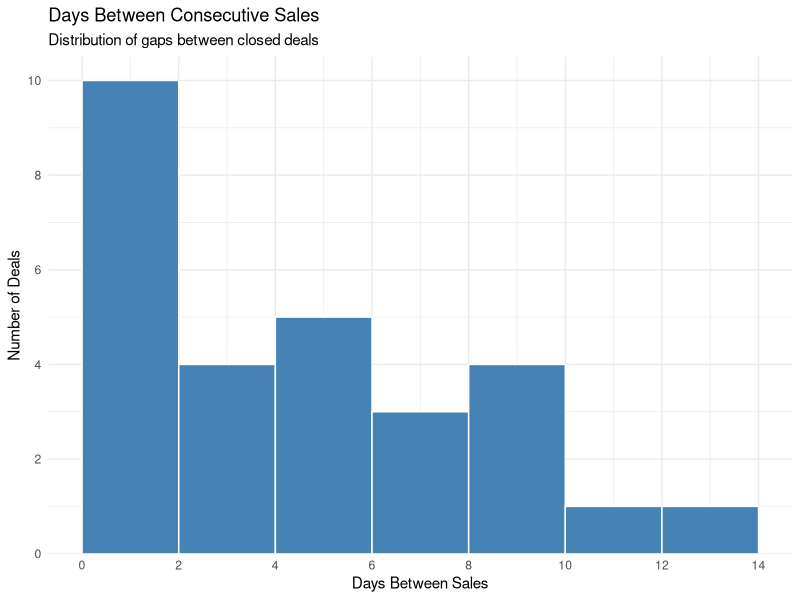
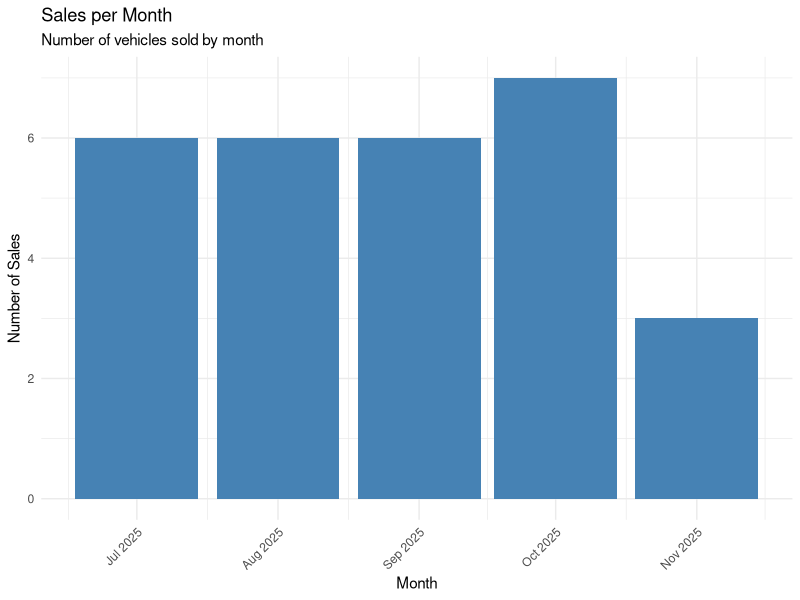

Recreate these plots in R, in order.
## ---- chunk 1
library(tidyverse)

sales <- read.csv("data/sales_data.csv")

start_date <- as.Date("2025-06-23")

sales_cadence <- sales %>%
  mutate(
    Date = as.Date(Date, format = "%m/%d/%Y"),
    prev_date = lag(Date, default = start_date),
    days_between = as.numeric(Date - prev_date)
  )

ggplot(sales_cadence, aes(x = days_between)) +
  geom_histogram(
    binwidth = 2,
    boundary = 0,
    fill = "steelblue",
    color = "white"
  ) +
  scale_x_continuous(
    breaks = seq(0, max(sales_cadence$days_between, na.rm = TRUE), by = 2)
  ) +
  scale_y_continuous(
    breaks = seq(0, 14, by = 2),
    expand = expansion(mult = c(0, 0.05))
  ) +
  labs(
    title = "Days Between Consecutive Sales",
    subtitle = "Distribution of gaps between closed deals",
    x = "Days Between Sales",
    y = "Number of Deals"
  ) +
  theme_minimal()

## ---- chunk 2
mean(sales_cadence$days_between)
## ---- chunk 3
min(sales_cadence$days_between)

sales_cadence %>%
  summarise(
    same_day_sales = sum(days_between == 0, na.rm = TRUE)
  )
## ---- chunk 4
max(sales_cadence$days_between)

sales_cadence %>%
  filter(days_between == max(days_between)) %>%
  select(Date, prev_date, days_between)
## ---- chunk 5
sales %>%
  mutate(
    Date = as.Date(Date, format = "%m/%d/%Y"),
    month = as.Date(format(Date, "%Y-%m-01"))
  ) %>%
  count(month) %>%
  ggplot(aes(x = month, y = n)) +
  geom_col(fill = "steelblue") +
  scale_x_date(date_labels = "%b %Y") +
  labs(
    title = "Sales per Month",
    subtitle = "Number of vehicles sold by month",
    x = "Month",
    y = "Number of Sales"
  ) +
  theme_minimal() +
  theme(
    axis.text.x = element_text(angle = 45, hjust = 1)
  )
